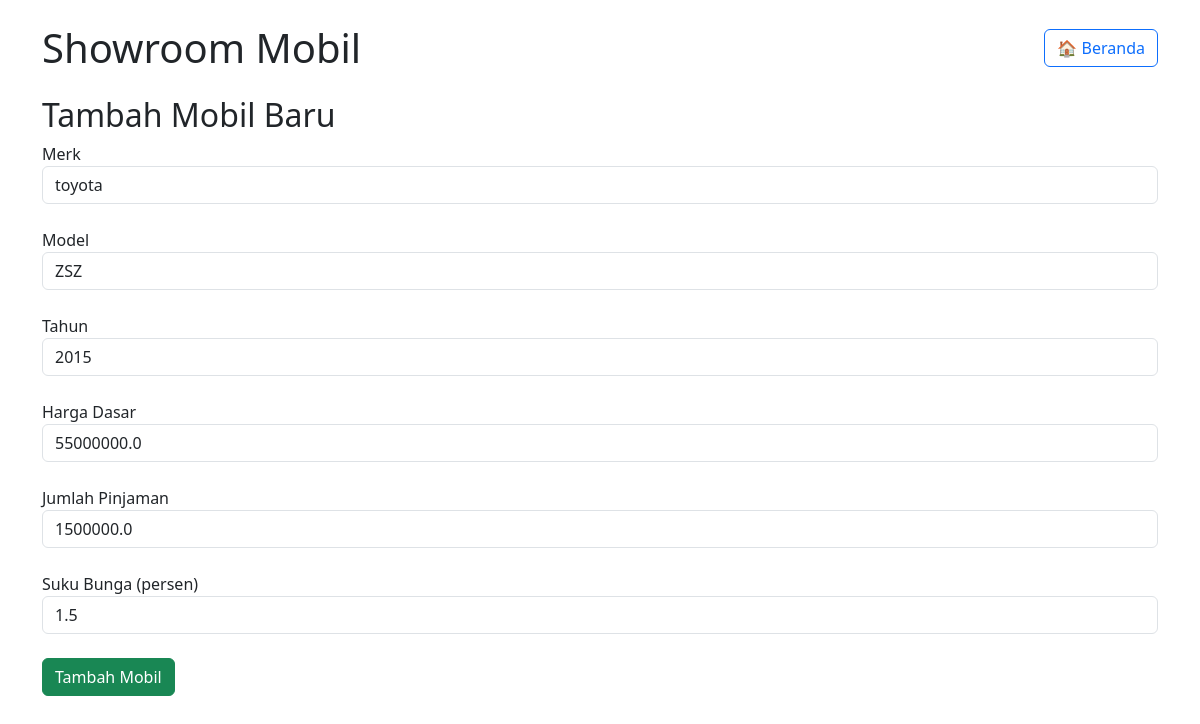
The page /edit/3 on the database its author committed.
### models.py (models this page shows)
class Car(db.Model):
    id = db.Column(db.Integer, primary_key=True)
    merk = db.Column(db.String(100))
    model = db.Column(db.String(100))
    tahun = db.Column(db.Integer)
    harga_dasar = db.Column(db.Float)
    jumlah_pinjaman = db.Column(db.Float, nullable=True)
    suku_bunga = db.Column(db.Float, nullable=True)  # persen per tahun
    services = db.relationship('Service', backref='car', lazy=True)

### app.py (the view)
@app.route('/edit/<int:car_id>', methods=['GET', 'POST'])
def edit_car(car_id):
    car = Car.query.get_or_404(car_id)
    form = CarForm(obj=car)
    if form.validate_on_submit():
        form.populate_obj(car)
        db.session.commit()
        return redirect(url_for('car_detail', car_id=car.id))
    return render_template('add_car.html', form=form)

### forms.py
class CarForm(FlaskForm):
    merk = StringField('Merk', validators=[DataRequired()])
    model = StringField('Model', validators=[DataRequired()])
    tahun = IntegerField('Tahun', validators=[DataRequired()])
    harga_dasar = FloatField('Harga Dasar', validators=[DataRequired()])
    jumlah_pinjaman = FloatField('Jumlah Pinjaman')
    suku_bunga = FloatField('Suku Bunga (persen)')
    submit = SubmitField('Tambah Mobil')

### templates/add_car.html (shortened to what this page needs)
{% extends "base.html" %}
{% block content %}
    <h2>Tambah Mobil Baru</h2>
    <form method="POST">
        {{ form.merk.label }} {{ form.merk(class="form-control") }}<br>
        {{ form.model.label }} {{ form.model(class="form-control") }}<br>
        {{ form.tahun.label }} {{ form.tahun(class="form-control") }}<br>
        {{ form.harga_dasar.label }} {{ form.harga_dasar(class="form-control") }}<br>
        {{ form.jumlah_pinjaman.label }} {{ form.jumlah_pinjaman(class="form-control") }}<br>
        {{ form.suku_bunga.label }} {{ form.suku_bunga(class="form-control") }}<br>
        {{ form.submit(class="btn btn-success") }}
    </form>
{% endblock %}

### rows shown on the page
Car: merk "toyota", model "ZSZ", tahun "2015", harga_dasar "55000000.0", jumlah_pinjaman "1500000.0", suku_bunga "1.5"
